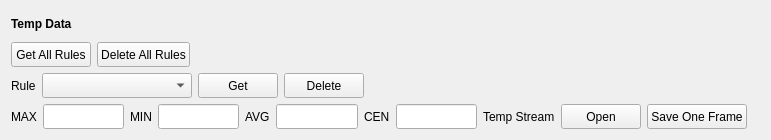
             <widget class="QWidget" name="layoutWidget">
              <property name="geometry">
               <rect>
                <x>0</x>
                <y>10</y>
                <width>771</width>
                <height>126</height>
               </rect>
              </property>
              <layout class="QVBoxLayout" name="verticalLayout_14">
               <item>
                <widget class="QLabel" name="label_4">
                 <property name="minimumSize">
                  <size>
                   <width>0</width>
                   <height>25</height>
                  </size>
                 </property>
                 <property name="font">
                  <font>
                   <weight>75</weight>
                   <bold>true</bold>
                  </font>
                 </property>
                 <property name="text">
                  <string>Temp Data</string>
                 </property>
                </widget>
               </item>
               <item>
                <layout class="QHBoxLayout" name="horizontalLayout_27">
                 <item>
                  <widget class="QPushButton" name="getAtrAllRulesBtn">
                   <property name="minimumSize">
                    <size>
                     <width>0</width>
                     <height>25</height>
                    </size>
                   </property>
                   <property name="maximumSize">
                    <size>
                     <width>16777215</width>
                     <height>25</height>
                    </size>
                   </property>
                   <property name="text">
                    <string>Get All Rules</string>
                   </property>
                  </widget>
                 </item>
                 <item>
                  <widget class="QPushButton" name="deleteAtrAllBtn">
                   <property name="minimumSize">
                    <size>
                     <width>0</width>
                     <height>25</height>
                    </size>
                   </property>
                   <property name="maximumSize">
                    <size>
                     <width>16777215</width>
                     <height>25</height>
                    </size>
                   </property>
                   <property name="text">
                    <string>Delete All Rules</string>
                   </property>
                  </widget>
                 </item>
                 <item>
                  <spacer name="horizontalSpacer_22">
                   <property name="orientation">
                    <enum>Qt::Horizontal</enum>
                   </property>
                   <property name="sizeHint" stdset="0">
                    <size>
                     <width>40</width>
                     <height>20</height>
                    </size>
                   </property>
                  </spacer>
                 </item>
                </layout>
               </item>
               <item>
                <layout class="QHBoxLayout" name="horizontalLayout_28">
                 <item>
                  <widget class="QLabel" name="label_78">
                   <property name="minimumSize">
                    <size>
                     <width>0</width>
                     <height>25</height>
                    </size>
                   </property>
                   <property name="maximumSize">
                    <size>
                     <width>16777215</width>
                     <height>25</height>
                    </size>
                   </property>
                   <property name="text">
                    <string>Rule</string>
                   </property>
                  </widget>
                 </item>
                 <item>
                  <widget class="QComboBox" name="atrRuleCombo">
                   <property name="minimumSize">
                    <size>
                     <width>150</width>
                     <height>25</height>
                    </size>
                   </property>
                   <property name="maximumSize">
                    <size>
                     <width>16777215</width>
                     <height>25</height>
                    </size>
                   </property>
                  </widget>
                 </item>
                 <item>
                  <widget class="QPushButton" name="getAtrOneRuleInfoBtn">
                   <property name="minimumSize">
                    <size>
                     <width>0</width>
                     <height>25</height>
                    </size>
                   </property>
                   <property name="maximumSize">
                    <size>
                     <width>16777215</width>
                     <height>25</height>
                    </size>
                   </property>
                   <property name="text">
                    <string>Get</string>
                   </property>
                  </widget>
                 </item>
                 <item>
                  <widget class="QPushButton" name="deleteAtrOneRuleInfoBtn">
                   <property name="minimumSize">
                    <size>
                     <width>0</width>
                     <height>25</height>
                    </size>
                   </property>
                   <property name="maximumSize">
                    <size>
                     <width>16777215</width>
                     <height>25</height>
                    </size>
                   </property>
                   <property name="text">
                    <string>Delete</string>
                   </property>
                  </widget>
                 </item>
                 <item>
                  <spacer name="horizontalSpacer_23">
                   <property name="orientation">
                    <enum>Qt::Horizontal</enum>
                   </property>
                   <property name="sizeHint" stdset="0">
                    <size>
                     <width>40</width>
                     <height>20</height>
                    </size>
                   </property>
                  </spacer>
                 </item>
                </layout>
               </item>
               <item>
                <layout class="QHBoxLayout" name="horizontalLayout_26">
                 <item>
                  <widget class="QLabel" name="label_29">
                   <property name="minimumSize">
                    <size>
                     <width>0</width>
                     <height>25</height>
                    </size>
                   </property>
                   <property name="maximumSize">
                    <size>
                     <width>16777215</width>
                     <height>25</height>
                    </size>
                   </property>
                   <property name="text">
                    <string>MAX</string>
                   </property>
                  </widget>
                 </item>
                 <item>
                  <widget class="QLineEdit" name="atrFrameMaxTempEdit">
                   <property name="minimumSize">
                    <size>
                     <width>0</width>
                     <height>20</height>
                    </size>
                   </property>
                   <property name="maximumSize">
                    <size>
                     <width>16777215</width>
                     <height>25</height>
                    </size>
                   </property>
                  </widget>
                 </item>
                 <item>
                  <widget class="QLabel" name="label_40">
                   <property name="minimumSize">
                    <size>
                     <width>0</width>
                     <height>25</height>
                    </size>
                   </property>
                   <property name="maximumSize">
                    <size>
                     <width>16777215</width>
                     <height>25</height>
                    </size>
                   </property>
                   <property name="text">
                    <string>MIN</string>
                   </property>
                  </widget>
                 </item>
                 <item>
                  <widget class="QLineEdit" name="atrFrameMinTempEdit">
                   <property name="minimumSize">
                    <size>
                     <width>0</width>
                     <height>20</height>
                    </size>
                   </property>
                   <property name="maximumSize">
                    <size>
                     <width>16777215</width>
                     <height>25</height>
                    </size>
                   </property>
                  </widget>
                 </item>
                 <item>
                  <widget class="QLabel" name="label_42">
                   <property name="minimumSize">
                    <size>
                     <width>0</width>
                     <height>25</height>
                    </size>
                   </property>
                   <property name="maximumSize">
                    <size>
                     <width>16777215</width>
                     <height>25</height>
                    </size>
                   </property>
                   <property name="text">
                    <string>AVG</string>
                   </property>
                  </widget>
                 </item>
                 <item>
                  <widget class="QLineEdit" name="atrFrameAvgTempEdit">
                   <property name="minimumSize">
                    <size>
                     <width>0</width>
                     <height>20</height>
                    </size>
                   </property>
                   <property name="maximumSize">
                    <size>
                     <width>16777215</width>
                     <height>25</height>
                    </size>
                   </property>
                  </widget>
                 </item>
                 <item>
                  <widget class="QLabel" name="label_77">
                   <property name="minimumSize">
                    <size>
                     <width>0</width>
                     <height>25</height>
                    </size>
                   </property>
                   <property name="maximumSize">
                    <size>
                     <width>16777215</width>
                     <height>25</height>
                    </size>
                   </property>
                   <property name="text">
                    <string>CEN</string>
                   </property>
                  </widget>
                 </item>
                 <item>
                  <widget class="QLineEdit" name="atrFrameCenterTempEdit">
                   <property name="minimumSize">
                    <size>
                     <width>0</width>
                     <height>20</height>
                    </size>
                   </property>
                   <property name="maximumSize">
                    <size>
                     <width>16777215</width>
                     <height>25</height>
                    </size>
                   </property>
                  </widget>
                 </item>
                 <item>
                  <widget class="QLabel" name="label_9">
                   <property name="minimumSize">
                    <size>
                     <width>0</width>
                     <height>25</height>
                    </size>
                   </property>
                   <property name="maximumSize">
                    <size>
                     <width>16777215</width>
                     <height>25</height>
                    </size>
                   </property>
                   <property name="text">
                    <string>Temp Stream</string>
                   </property>
                  </widget>
                 </item>
                 <item>
                  <widget class="QPushButton" name="openAtrTempStreamBtn">
                   <property name="minimumSize">
                    <size>
                     <width>0</width>
                     <height>25</height>
                    </size>
                   </property>
                   <property name="maximumSize">
                    <size>
                     <width>16777215</width>
                     <height>25</height>
                    </size>
                   </property>
                   <property name="text">
                    <string>Open</string>
                   </property>
                  </widget>
                 </item>
                 <item>
                  <widget class="QPushButton" name="saveAtrOneFrameBtn">
                   <property name="minimumSize">
                    <size>
                     <width>0</width>
                     <height>25</height>
                    </size>
                   </property>
                   <property name="maximumSize">
                    <size>
                     <width>16777215</width>
                     <height>25</height>
                    </size>
                   </property>
                   <property name="text">
                    <string>Save One Frame</string>
                   </property>
                  </widget>
                 </item>
                 <item>
                  <spacer name="horizontalSpacer_21">
                   <property name="orientation">
                    <enum>Qt::Horizontal</enum>
                   </property>
                   <property name="sizeHint" stdset="0">
                    <size>
                     <width>40</width>
                     <height>20</height>
                    </size>
                   </property>
                  </spacer>
                 </item>
                </layout>
               </item>
              </layout>
             </widget>
